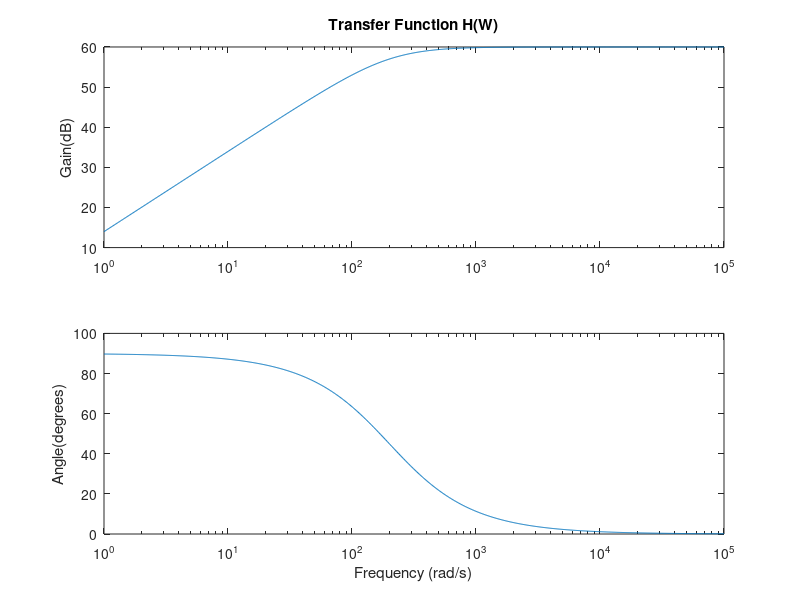

Write MATLAB code to recreate this figure.
% HW10_problem2.m

% Plot the gain in decibels and phase in degrees of the transfer 
% function H(ω) = 103 j ω / ( 200 + j ω) where omega is frequency 
% in radians per second. Use subplot to create two plots, one below 
% the other, in the same figure window with one showing gain and 
% the other showing phase. The equation for gain in decibels is 
% 20log10(magnitude(H)). Select an appropriate frequency range for 
% the plot (hint: the gain will be a horizontal line in one part 
% and a sloping line in another part; if both parts are not shown 
% the frequency range is not appropriate.

% Tate Finley, 11/15/22
% Rev. 11/15/22

omega = logspace(0,5,1001); %assign values to omega

% transfer function equation
s = 1j*omega;
H = 10^3*s./(200+s);

% solving for gain in decibils
gain = 20*log10(abs(H));

% plotting the gain
subplot(2,1,1);
semilogx(omega,gain);
ylabel('Gain(dB)');
title('Transfer Function H(W)');

% calculate the phase in degrees
phase = angle(H)*180/pi;

% plotting the phase
subplot(2,1,2);
semilogx(omega,phase);
ylabel('Angle(degrees)');
xlabel('Frequency (rad/s)')